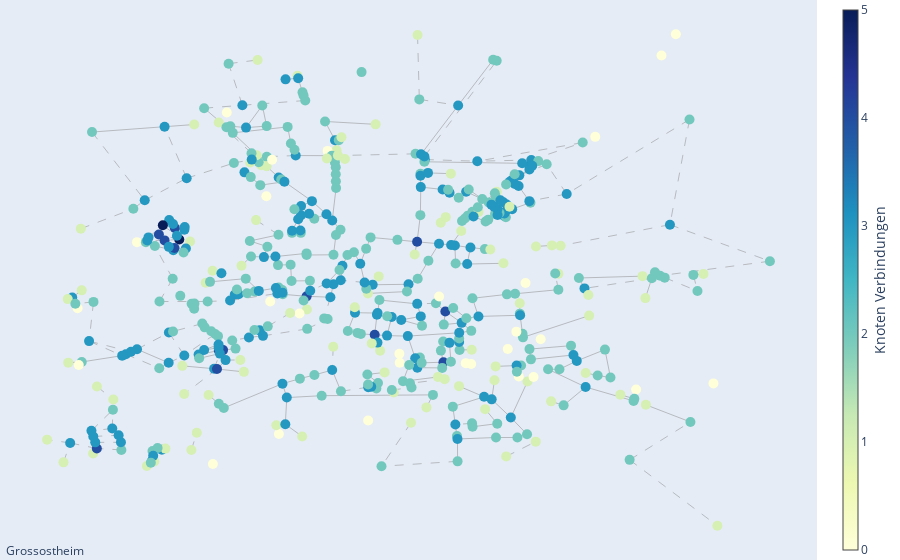

The code cell stored with this chart in its notebook:
### Code cell
import plotly.graph_objects as go

node_degrees = dict(G.degree()) 

node_x = []
node_y = []
node_text = []  
node_color = [] 

for index, row in filtered_data_multiple.iterrows():
    if pd.notnull(row['longitude']) and pd.notnull(row['latitude']):
        node_x.append(row['longitude'])
        node_y.append(row['latitude'])
        
        hover_info = f"ID: {row['id']}<br>Tag Key: {row['tagkey']}<br>Tag Value: {row['tagvalue']}<br>Degree: {node_degrees[row['id']]}"
        node_text.append(hover_info)
        
        node_color.append(node_degrees[row['id']])

edge_x = []
edge_y = []
dashed_edge_x = []
dashed_edge_y = []
edge_street_names = []

for edge in G.edges():
    x0, y0 = pos[edge[0]]
    x1, y1 = pos[edge[1]]

    # Überprüfen, ob der Rand highway != 'residual' ist
    is_dashed_highway = False
    street_name = ""
    for street in ways_filter.itertuples():
        if edge[0] in street.node_ids and edge[1] in street.node_ids:
            street_name = street.tagvalue
            # Highway-Kanten, die nicht 'residual' sind, werden gestrichelt
            if street.tagkey == "highway" and street.tagvalue not in ['residential', 'unclassified', 'service', 'tertiary', 'secondary']:
                is_dashed_highway = True
            break

    if is_dashed_highway:
        dashed_edge_x.extend([x0, x1, None])
        dashed_edge_y.extend([y0, y1, None])
    else:
        edge_x.extend([x0, x1, None])
        edge_y.extend([y0, y1, None])

    # Berechnung der Mittelpunkte für die Straßennamen
    midpoint_x = (x0 + x1) / 2
    midpoint_y = (y0 + y1) / 2
    edge_street_names.append((midpoint_x, midpoint_y, street_name))


# Plot für durchgezogene Kanten
solid_edge_trace = go.Scatter(
    x=edge_x, y=edge_y,
    line=dict(width=0.5, color='#888'),
    hoverinfo='none',
    mode='lines'
)

# Plot für gestrichelte Kanten (highways)
dashed_edge_trace = go.Scatter(
    x=dashed_edge_x, y=dashed_edge_y,
    line=dict(width=0.5, color='#888', dash='dash'),
    hoverinfo='none',
    mode='lines'
)

# Plot für Knoten
node_trace = go.Scatter(
    x=node_x, y=node_y,
    mode='markers',
    hoverinfo='text',
    marker=dict(
        showscale=True,
        colorscale='YlGnBu',
        color=node_color,
        size=10,
        colorbar=dict(
            thickness=15,
            title='Knoten Verbindungen',
            xanchor='left',
            titleside='right'
        )),
    text=node_text
)

# Hinzufügen der Straßennamen zwischen den Knoten
street_name_trace = go.Scatter(
    x=[name[0] for name in edge_street_names],
    y=[name[1] for name in edge_street_names],
    text=[name[2] for name in edge_street_names],
    mode='text',
    textfont=dict(
        size=12,
        color='darkblue'
    ),
    hoverinfo='text'
)

layout = go.Layout(
    title='Großostheim',
    titlefont=dict(size=16),
    showlegend=False,
    hovermode='closest',
    margin=dict(b=0, l=0, r=0, t=0),
    annotations=[dict(
        text=title,
        showarrow=False,
        xref="paper", yref="paper",
        x=0.005, y=-0.002)],
    xaxis=dict(showgrid=False, zeroline=False, visible=False),
    yaxis=dict(showgrid=False, zeroline=False, visible=False)
)

fig = go.Figure(data=[solid_edge_trace, dashed_edge_trace, node_trace], layout=layout)

fig.show()

### Figure 1 — Plotly figure (JSON) as saved in the notebook; plotly's stock layout.template omitted (floating-point values rounded to 4 significant figures; data arrays with more than 128 entries replaced by an {"elided": "..."} marker saying what was removed)
{"data": [{"hoverinfo": "none", "line": {"color": "#888", "width": 0.5}, "mode": "lines", "type": "scatter", "x": {"elided": "1035 float values"}, "y": {"elided": "1035 float values"}}, {"hoverinfo": "none", "line": {"color": "#888", "dash": "dash", "width": 0.5}, "mode": "lines", "type": "scatter", "x": {"elided": "528 float values"}, "y": {"elided": "528 float values"}}, {"hoverinfo": "text", "marker": {"color": {"elided": "498 int values"}, "colorbar": {"thickness": 15, "title": {"side": "right", "text": "Knoten Verbindungen"}, "xanchor": "left"}, "colorscale": [[0, "rgb(255,255,217)"], [0.125, "rgb(237,248,177)"], [0.25, "rgb(199,233,180)"], [0.375, "rgb(127,205,187)"], [0.5, "rgb(65,182,196)"], [0.625, "rgb(29,145,192)"], [0.75, "rgb(34,94,168)"], [0.875, "rgb(37,52,148)"], [1, "rgb(8,29,88)"]], "showscale": true, "size": 10}, "mode": "markers", "text": {"elided": "498 str values"}, "type": "scatter", "x": {"elided": "498 float values"}, "y": {"elided": "498 float values"}}], "layout": {"annotations": [{"showarrow": false, "text": "Grossostheim", "x": 0.005, "xref": "paper", "y": -0.002, "yref": "paper"}], "hovermode": "closest", "margin": {"b": 0, "l": 0, "r": 0, "t": 0}, "showlegend": false, "title": {"font": {"size": 16}, "text": "Großostheim"}, "xaxis": {"showgrid": false, "visible": false, "zeroline": false}, "yaxis": {"showgrid": false, "visible": false, "zeroline": false}}}
